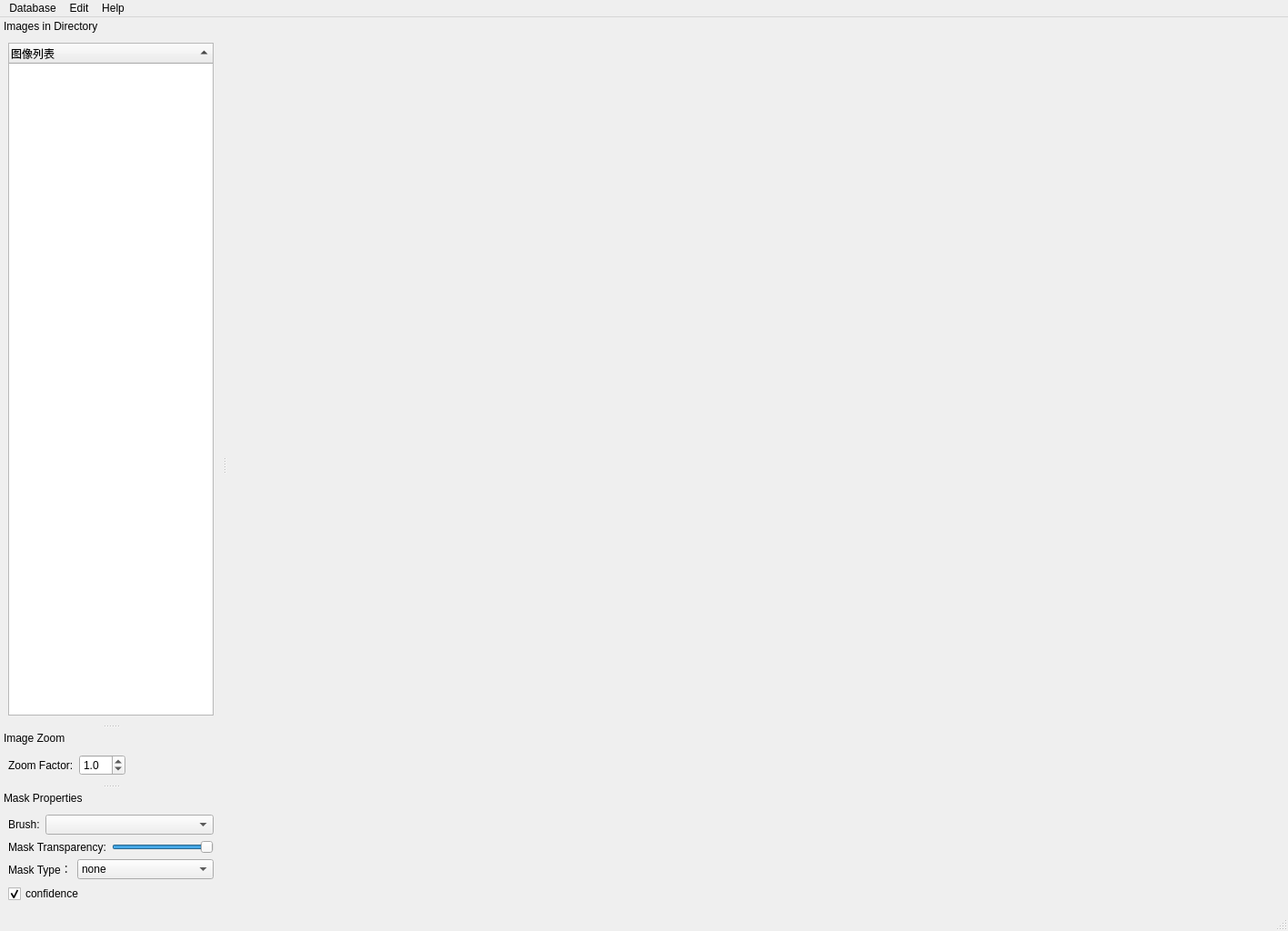
<?xml version="1.0" encoding="UTF-8"?>
<ui version="4.0">
 <class>MainWindow</class>
 <widget class="QMainWindow" name="MainWindow">
  <property name="geometry">
   <rect>
    <x>0</x>
    <y>0</y>
    <width>1417</width>
    <height>1024</height>
   </rect>
  </property>
  <property name="windowTitle">
   <string>ImageAnnotation</string>
  </property>
  <widget class="QWidget" name="centralwidget">
   <property name="minimumSize">
    <size>
     <width>0</width>
     <height>0</height>
    </size>
   </property>
  </widget>
  <widget class="QMenuBar" name="menubar">
   <property name="geometry">
    <rect>
     <x>0</x>
     <y>0</y>
     <width>1417</width>
     <height>23</height>
    </rect>
   </property>
   <widget class="QMenu" name="menuHelp">
    <property name="title">
     <string>Help</string>
    </property>
    <addaction name="actionShortcutHelp"/>
   </widget>
   <widget class="QMenu" name="menuMenu">
    <property name="title">
     <string>Database</string>
    </property>
    <addaction name="actionOpenDir"/>
    <addaction name="separator"/>
    <addaction name="actionQuit"/>
   </widget>
   <widget class="QMenu" name="menuEdit">
    <property name="title">
     <string>Edit</string>
    </property>
    <addaction name="actionUndo"/>
    <addaction name="actionRedo"/>
   </widget>
   <addaction name="menuMenu"/>
   <addaction name="menuEdit"/>
   <addaction name="menuHelp"/>
  </widget>
  <widget class="QStatusBar" name="statusbar"/>
  <widget class="QDockWidget" name="imgDockWidget">
   <property name="sizePolicy">
    <sizepolicy hsizetype="Preferred" vsizetype="Preferred">
     <horstretch>0</horstretch>
     <verstretch>0</verstretch>
    </sizepolicy>
   </property>
   <property name="features">
    <set>QDockWidget::NoDockWidgetFeatures</set>
   </property>
   <property name="windowTitle">
    <string>Images in Directory</string>
   </property>
   <attribute name="dockWidgetArea">
    <number>1</number>
   </attribute>
   <widget class="QWidget" name="imgDockWidgetContents">
    <layout class="QVBoxLayout" name="verticalLayout_2">
     <property name="spacing">
      <number>6</number>
     </property>
     <property name="margin">
      <number>9</number>
     </property>
     <item>
      <widget class="QTreeWidget" name="imgTreeWidget">
       <property name="sizePolicy">
        <sizepolicy hsizetype="Ignored" vsizetype="Expanding">
         <horstretch>0</horstretch>
         <verstretch>0</verstretch>
        </sizepolicy>
       </property>
       <property name="selectionMode">
        <enum>QAbstractItemView::ExtendedSelection</enum>
       </property>
       <property name="indentation">
        <number>20</number>
       </property>
       <property name="uniformRowHeights">
        <bool>true</bool>
       </property>
       <property name="sortingEnabled">
        <bool>true</bool>
       </property>
       <column>
        <property name="text">
         <string>图像列表</string>
        </property>
       </column>
      </widget>
     </item>
    </layout>
   </widget>
  </widget>
  <widget class="QDockWidget" name="zoomDockWidget">
   <property name="sizePolicy">
    <sizepolicy hsizetype="Preferred" vsizetype="Fixed">
     <horstretch>0</horstretch>
     <verstretch>0</verstretch>
    </sizepolicy>
   </property>
   <property name="features">
    <set>QDockWidget::NoDockWidgetFeatures</set>
   </property>
   <property name="windowTitle">
    <string>Image Zoom</string>
   </property>
   <attribute name="dockWidgetArea">
    <number>1</number>
   </attribute>
   <widget class="QWidget" name="zoomDockWidgetContents">
    <layout class="QVBoxLayout">
     <property name="spacing">
      <number>6</number>
     </property>
     <property name="margin">
      <number>9</number>
     </property>
     <item>
      <layout class="QHBoxLayout">
       <property name="spacing">
        <number>6</number>
       </property>
       <property name="margin">
        <number>0</number>
       </property>
       <item>
        <widget class="QLabel" name="zoomLabel">
         <property name="text">
          <string>Zoom Factor:</string>
         </property>
         <property name="buddy">
          <cstring></cstring>
         </property>
        </widget>
       </item>
       <item>
        <widget class="QDoubleSpinBox" name="zoomSpinBox">
         <property name="decimals">
          <number>1</number>
         </property>
         <property name="minimum">
          <double>0.100000000000000</double>
         </property>
         <property name="maximum">
          <double>15.000000000000000</double>
         </property>
         <property name="singleStep">
          <double>0.500000000000000</double>
         </property>
         <property name="value">
          <double>1.000000000000000</double>
         </property>
        </widget>
       </item>
       <item>
        <spacer>
         <property name="orientation">
          <enum>Qt::Horizontal</enum>
         </property>
         <property name="sizeType">
          <enum>QSizePolicy::MinimumExpanding</enum>
         </property>
         <property name="sizeHint" stdset="0">
          <size>
           <width>20</width>
           <height>20</height>
          </size>
         </property>
        </spacer>
       </item>
      </layout>
     </item>
    </layout>
   </widget>
  </widget>
  <widget class="QDockWidget" name="propDockWidget">
   <property name="sizePolicy">
    <sizepolicy hsizetype="Preferred" vsizetype="Fixed">
     <horstretch>0</horstretch>
     <verstretch>0</verstretch>
    </sizepolicy>
   </property>
   <property name="features">
    <set>QDockWidget::NoDockWidgetFeatures</set>
   </property>
   <property name="windowTitle">
    <string>Mask Properties</string>
   </property>
   <attribute name="dockWidgetArea">
    <number>1</number>
   </attribute>
   <widget class="QWidget" name="propDockWidgetContents">
    <layout class="QVBoxLayout" name="verticalLayout">
     <item>
      <layout class="QHBoxLayout" name="horizontalLayout">
       <item>
        <widget class="QLabel" name="label_4">
         <property name="text">
          <string>Brush:</string>
         </property>
         <property name="buddy">
          <cstring>brushSizeComboBox</cstring>
         </property>
        </widget>
       </item>
       <item>
        <widget class="QComboBox" name="brushSizeComboBox">
         <property name="sizePolicy">
          <sizepolicy hsizetype="MinimumExpanding" vsizetype="Fixed">
           <horstretch>0</horstretch>
           <verstretch>0</verstretch>
          </sizepolicy>
         </property>
         <property name="editable">
          <bool>false</bool>
         </property>
         <property name="insertPolicy">
          <enum>QComboBox::NoInsert</enum>
         </property>
        </widget>
       </item>
      </layout>
     </item>
     <item>
      <layout class="QHBoxLayout" name="horizontalLayout_2">
       <item>
        <widget class="QLabel" name="zoomLabel_2">
         <property name="text">
          <string>Mask Transparency:</string>
         </property>
         <property name="buddy">
          <cstring></cstring>
         </property>
        </widget>
       </item>
       <item>
        <widget class="QSlider" name="transparencySlider">
         <property name="maximum">
          <number>10</number>
         </property>
         <property name="pageStep">
          <number>2</number>
         </property>
         <property name="value">
          <number>10</number>
         </property>
         <property name="sliderPosition">
          <number>10</number>
         </property>
         <property name="orientation">
          <enum>Qt::Horizontal</enum>
         </property>
        </widget>
       </item>
      </layout>
     </item>
     <item>
      <layout class="QHBoxLayout" name="horizontalLayout_3">
       <item>
        <widget class="QLabel" name="label_2">
         <property name="text">
          <string>Mask Type：</string>
         </property>
         <property name="buddy">
          <cstring>brushSizeComboBox</cstring>
         </property>
        </widget>
       </item>
       <item>
        <widget class="QComboBox" name="objTypeComboBox">
         <property name="sizePolicy">
          <sizepolicy hsizetype="Preferred" vsizetype="Fixed">
           <horstretch>0</horstretch>
           <verstretch>0</verstretch>
          </sizepolicy>
         </property>
         <property name="minimumSize">
          <size>
           <width>150</width>
           <height>0</height>
          </size>
         </property>
         <property name="toolTip">
          <string comment="病灶名称" extracomment="病灶名称"/>
         </property>
         <item>
          <property name="text">
           <string>none</string>
          </property>
         </item>
         <item>
          <property name="text">
           <string extracomment="微小血管瘤">microaneurysms</string>
          </property>
         </item>
         <item>
          <property name="text">
           <string extracomment="硬性渗出物">exudates</string>
          </property>
         </item>
         <item>
          <property name="text">
           <string extracomment="出血斑">hemorrhages</string>
          </property>
         </item>
         <item>
          <property name="text">
           <string extracomment="棉绒斑">cotton wool spots</string>
          </property>
         </item>
         <item>
          <property name="text">
           <string extracomment="(静脉串珠">venous beading</string>
          </property>
         </item>
         <item>
          <property name="text">
           <string extracomment="新生血管">neovascularization</string>
          </property>
         </item>
         <item>
          <property name="text">
           <string extracomment="微血管异常">IMRA</string>
          </property>
         </item>
         <item>
          <property name="text">
           <string extracomment="出血斑">hemorrhages spot</string>
          </property>
         </item>
         <item>
          <property name="text">
           <string comment="动脉">artery</string>
          </property>
         </item>
         <item>
          <property name="text">
           <string comment="静脉">vein</string>
          </property>
         </item>
        </widget>
       </item>
      </layout>
     </item>
     <item>
      <widget class="QCheckBox" name="confidenceCheckBox">
       <property name="text">
        <string>confidence</string>
       </property>
       <property name="checked">
        <bool>true</bool>
       </property>
      </widget>
     </item>
    </layout>
    <zorder>label_4</zorder>
    <zorder>brushSizeComboBox</zorder>
    <zorder>transparencySlider</zorder>
    <zorder>zoomLabel_2</zorder>
    <zorder>zoomLabel_2</zorder>
    <zorder>confidenceCheckBox</zorder>
   </widget>
  </widget>
  <action name="actionOpenDir">
   <property name="text">
    <string>&amp;Open Directory Structure</string>
   </property>
   <property name="shortcut">
    <string>Ctrl+O</string>
   </property>
  </action>
  <action name="actionQuit">
   <property name="text">
    <string>&amp;Quit</string>
   </property>
   <property name="shortcut">
    <string>Ctrl+Q</string>
   </property>
  </action>
  <action name="actionShortcutHelp">
   <property name="text">
    <string>&amp;Shortcuts</string>
   </property>
  </action>
  <action name="actionCopyMask">
   <property name="text">
    <string>&amp;Copy Mask</string>
   </property>
   <property name="shortcut">
    <string>Ctrl+C</string>
   </property>
  </action>
  <action name="actionPasteMask">
   <property name="text">
    <string>&amp;Paste Mask</string>
   </property>
   <property name="shortcut">
    <string>Ctrl+V</string>
   </property>
  </action>
  <action name="actionUndo">
   <property name="enabled">
    <bool>false</bool>
   </property>
   <property name="text">
    <string>Undo</string>
   </property>
   <property name="shortcut">
    <string>Ctrl+Z</string>
   </property>
  </action>
  <action name="actionRedo">
   <property name="enabled">
    <bool>false</bool>
   </property>
   <property name="text">
    <string>Redo</string>
   </property>
   <property name="shortcut">
    <string>Ctrl+Shift+Z</string>
   </property>
  </action>
 </widget>
 <resources/>
 <connections/>
</ui>
